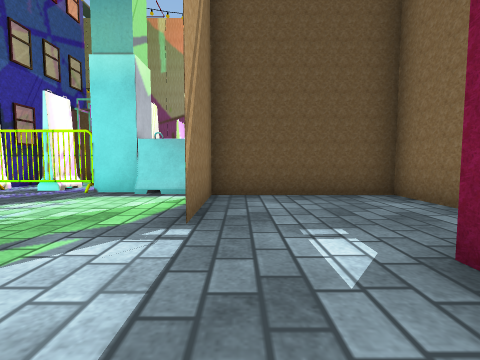
view 1 (above)

17 first-person views from a walk through a scene from a Unity 3-D project. The camera is 0.68 m above the floor, tilts 4° down and sees 85° across. The floor is counted in squares, 1 m on a side. Each view is taken from the middle of a square. On the plan, view 1 faces up. The plan holds only what a view shows up to about 9 squares ahead; the rest is blank. The place goes on beyond the plan. Some surface patterns are stand-ins.

view 2
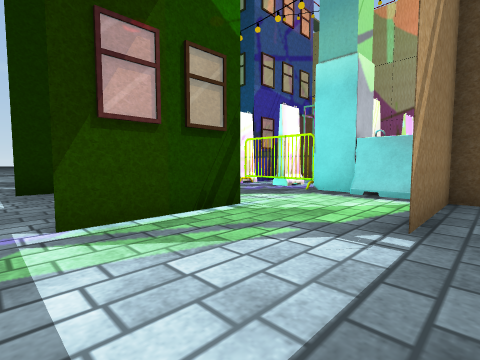

view 3
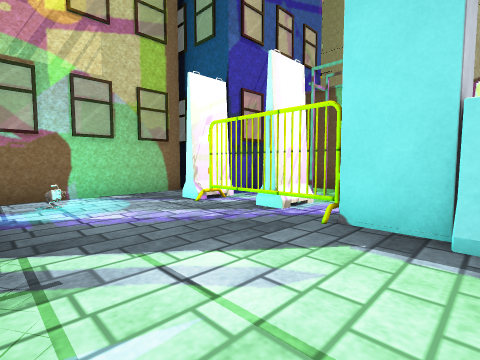

view 4
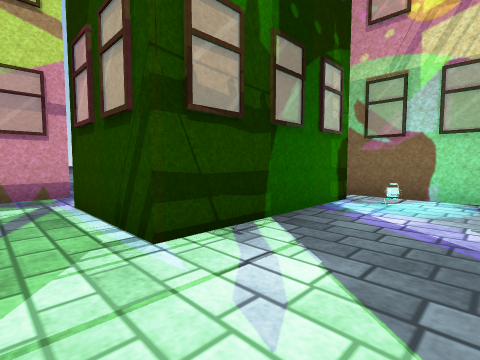

view 5
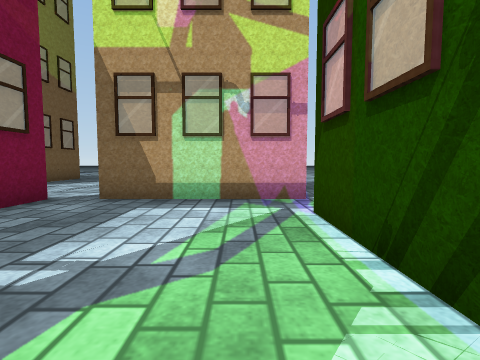

view 6
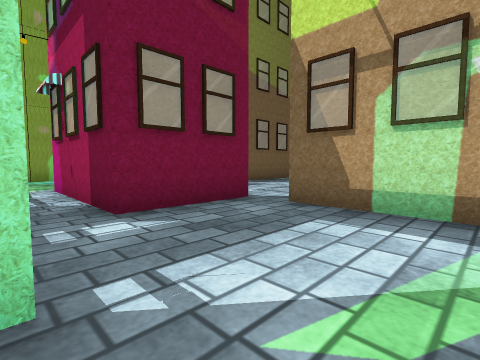

view 7
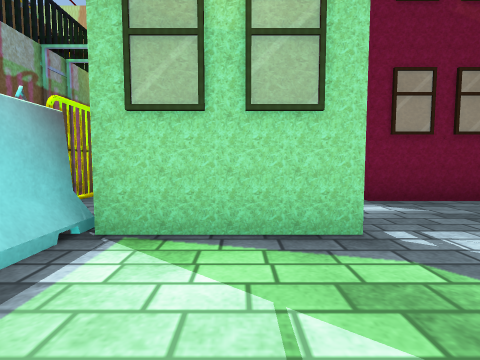

view 8
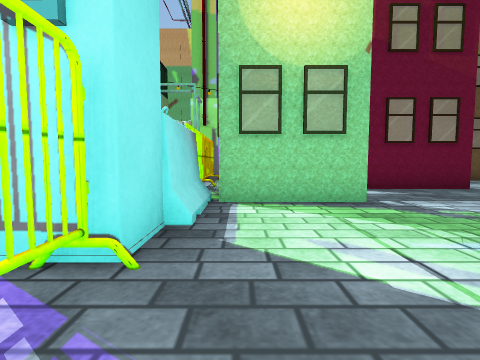

view 9
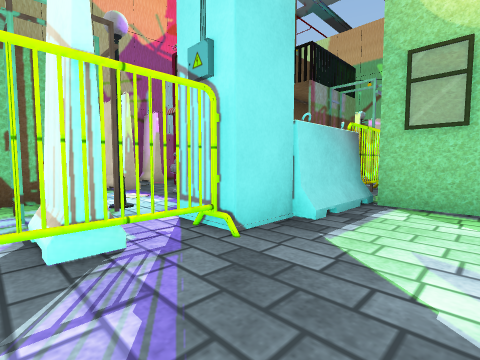

view 10
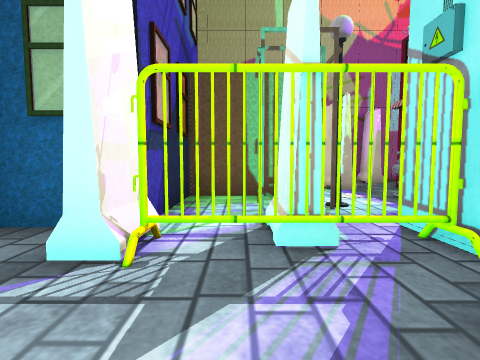

view 11
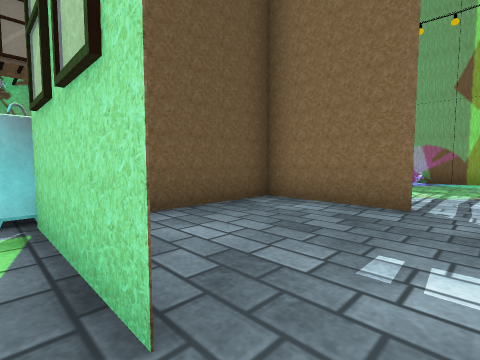

view 12
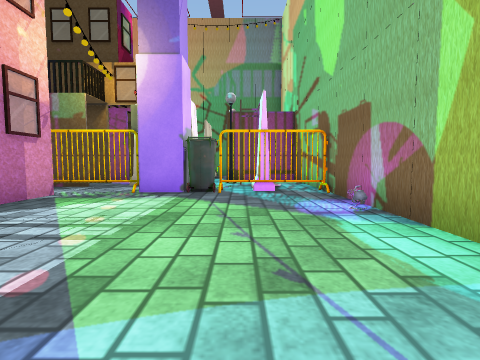

view 13
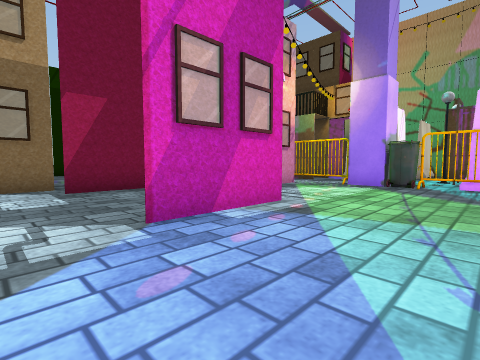

view 14
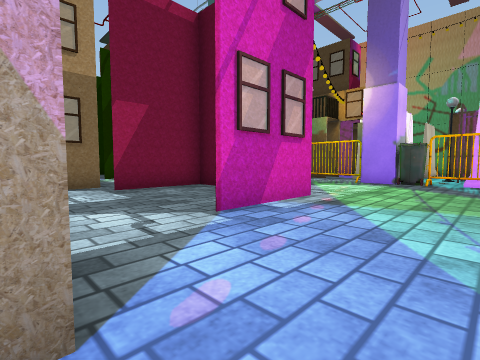

view 15
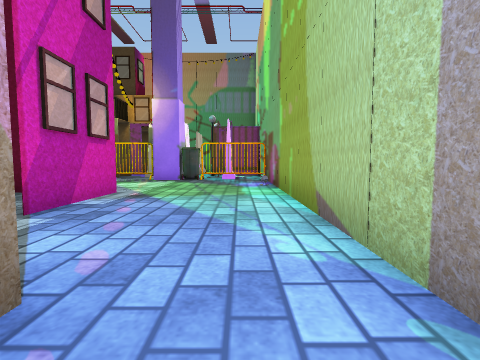

view 16
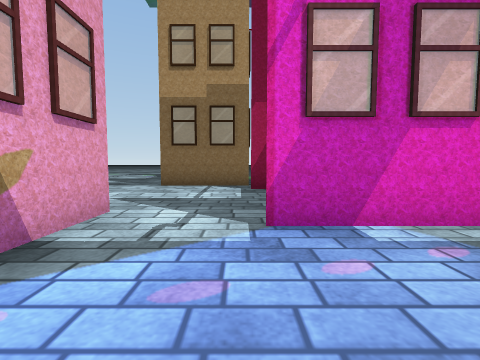

view 17
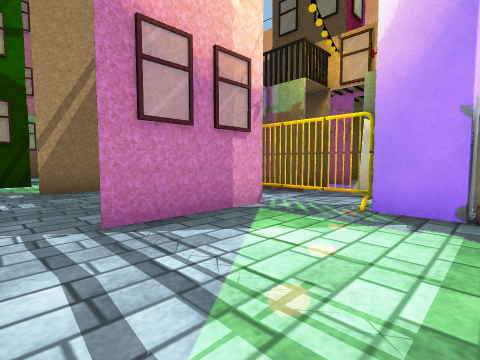

### Floor plan
Points are (right, up) in squares from view 1. A wall is a line through its corners. A room is listed if a view was taken in it or the views show most of it. See-through windows are left out.
Room 1 (views 1, 2, 11)
walls: (-3, 3) (-3, 0.5); (-3.2, -0.8) (0.6, -0.8); (1.5, -0.8) (1.5, 1.8)
ways out: opening at (-2, 3) to room 2; opening at (-3, 0) to room 4; opening at (0, 2)
Room 2 (views 3, 4, 5, 6, 7, 8, 9, 10)
walls: (-4.6, 6.4) (-4.6, 7); (-2.4, 5.8) (-3.3, 5.8) (-3.3, 6.9); (-4.3, 7) (-4.3, 6.4); (-6.7, 6.7) (-7.9, 6.7); (-6.9, 3) (-3, 3); (-7.5, 6.5) (-7.5, 2.6); (-0.6, 2.7) (-0.6, 5.4); (-6, 9.2) (-6, 5.8) (-6.4, 5.8)
ways out: opening at (-2, 3) to room 1
objects: barrier (-5, 6) to (-4, 6); block (-2, 6) to (-1, 6)
Room 3 (views 12, 13, 16, 17)
walls: (2.9, 1.8) (5.3, 1.8) (5.3, -0.8); (5.6, 5.8) (4.8, 5.8); (3.2, 5.4) (3.2, 2.7); (7.9, 6) (7.4, 6); (7.5, 6.4) (7.5, 7); (9, -3) (9, 9)
ways out: opening at (8, -3) to room 4; opening at (5, -1.5) to room 5; gap at (3, 3)
objects: barrier (3, 6) to (4, 6); bin (6, 6); barrier (7, 6)
Room 4 (views 14, 15)
walls: (-6.8, 1.2) (-6.8, 0.5); (4.4, -5.1) (4.4, -4.6)
ways out: opening at (-3, 0) to room 1; opening at (8, -3) to room 3; opening at (2.5, -3) to room 5
Room 5 (no view inside)
walls: (4.4, -2.8) (6.1, -2.8); (0.6, -0.8) (0.6, -3.3); (3.3, 1.8) (1.5, 1.8) (1.5, -0.8)
ways out: opening at (5, -1.5) to room 3; opening at (2.5, -3) to room 4

Where each view was taken, in squares from view 1:
view 1: 0 up, 0 right, facing up
view 2: 0 up, 0 right, facing up-left
view 3: 3 up, 2 left, facing up-left
view 4: 5 up, 2 left, facing down-left
view 5: 4 up, 2 left, facing down
view 6: 3 up, 2 left, facing down-right
view 7: 4 up, 3 left, facing right
view 8: 5 up, 5 left, facing right
view 9: 4 up, 5 left, facing up-right
view 10: 4 up, 5 left, facing up
view 11: 2 up, 1 left, facing up-right
view 12: 0 up, 7 right, facing up
view 13: 2 down, 8 right, facing up-left
view 14: 3 down, 8 right, facing up-left
view 15: 4 down, 8 right, facing up
view 16: 1 down, 8 right, facing left
view 17: 2 up, 6 right, facing up-left
